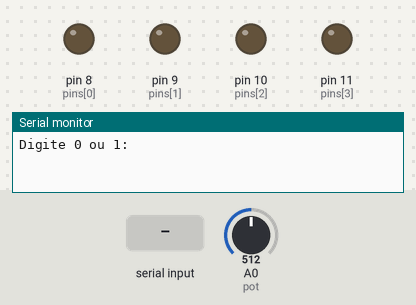
Simulated run of this sketch. Board: Arduino Uno, built with avr-gcc and run on an emulated ATmega328P. Parts: output pins drawn as LEDs (lit = HIGH), the last lines printed to the serial monitor. Dashed ring = blinking. Inputs (shaded band) come from the test bench; at power-on: A0 (pot) = 512.

Above: at 1.2 s.
1.3 s: "1" received over Serial
At 2.2 s:
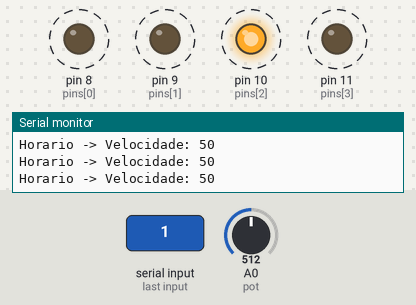
4.3 s: A0 (pot) set to 0
7.3 s: A0 (pot) set to 716
At 8.2 s:
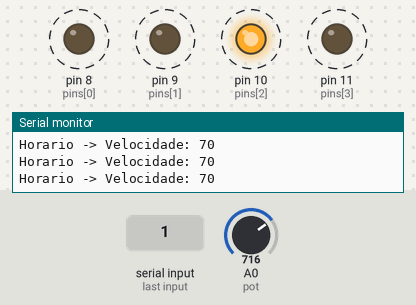
10.3 s: A0 (pot) set to 306
At 11.57 s:
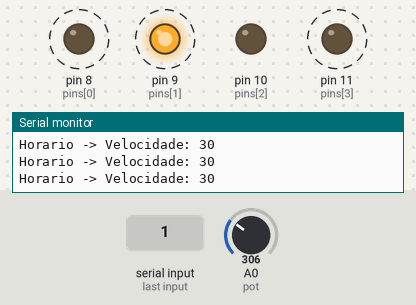
13.3 s: A0 (pot) set to 122
At 13.54 s:
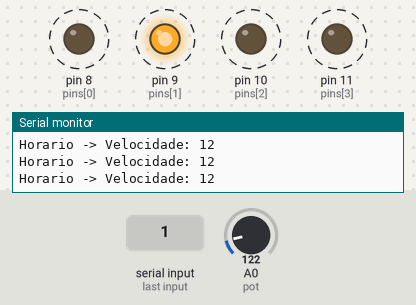
16.3 s: "0" received over Serial
Timing chart, 0 to 20.3 s (numbered marks = the images above; inputs shaded):
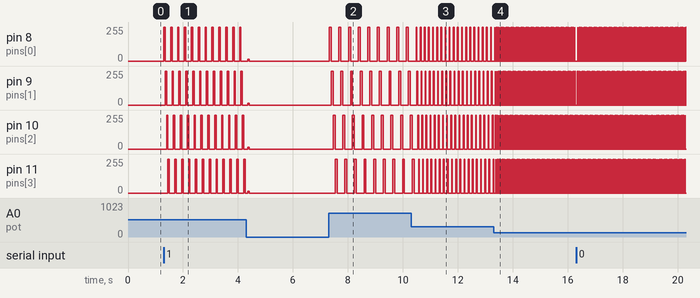

The sketch:

motor_de_passo.ino
```cpp
const int pot = A0;
int i;
int pins[] = {8,9,10,11};
int side = 0;
int velocidade = 0;

void setup() {
  Serial.begin(9600);
  Serial.print("Digite 0 ou 1: ");
  for (i = 0; i < 4; i++) {
    pinMode(pins[i], OUTPUT);
  }
}

void loop() {
  if (Serial.available() > 0) {
    side = Serial.read();
    Serial.println("");
  }

  velocidade = analogRead(pot);
  velocidade = map(velocidade, 0, 1023, 1, 100);

  if (side == 49) {
    Serial.print("Horario -> Velocidade: ");
    Serial.println(velocidade);
    for (i = 0; i < 5; i++) {
      digitalWrite(pins[i], HIGH);
      delay(velocidade);
      digitalWrite(pins[i], LOW);
    }
  }

  if (side == 48) {
    Serial.print("Anti-Horario -> Velocidade: ");
    Serial.println(velocidade);
    for (i = 4; i > -1; i--) {
      digitalWrite(pins[i], HIGH);
      delay(velocidade);
      digitalWrite(pins[i], LOW);
    }
  }
}
```

Measured:
- after the input at 1.3 s, pin 8 (pins[0]): alternates 255/255 for 0.05 s and 0/255 for 0.20 s, starting at once; pin 9 (pins[1]): alternates 255/255 for 0.05 s and 0/255 for 0.20 s, starting after 0.05 s
- after the input at 7.3 s, pin 8 (pins[0]): alternates 255/255 for 0.07 s and 0/255 for 0.28 s, starting at once; pin 9 (pins[1]): alternates 255/255 for 0.07 s and 0/255 for 0.28 s, starting after 0.09 s; pin 11 (pins[3]): alternates 255/255 for 0.07 s and 0/255 for 0.28 s, starting after 0.23 s
- after the input at 10.3 s, pin 8 (pins[0]), pin 9 (pins[1]): alternates 255/255 for 0.03 s and 0/255 for 0.12 s, starting after 0.21 s; pin 11 (pins[3]): alternates 255/255 for 0.03 s and 0/255 for 0.12 s, starting after 0.27 s
- after the input at 13.3 s, pin 8 (pins[0]): alternates 255/255 for 0.01 s and 0/255 for 0.05 s, starting after 0.10 s; pin 9 (pins[1]), pin 10 (pins[2]): alternates 255/255 for 0.01 s and 0/255 for 0.05 s, starting after 0.06 s; pin 11 (pins[3]): alternates 255/255 for 0.01 s and 0/255 for 0.05 s, starting after 0.08 s
